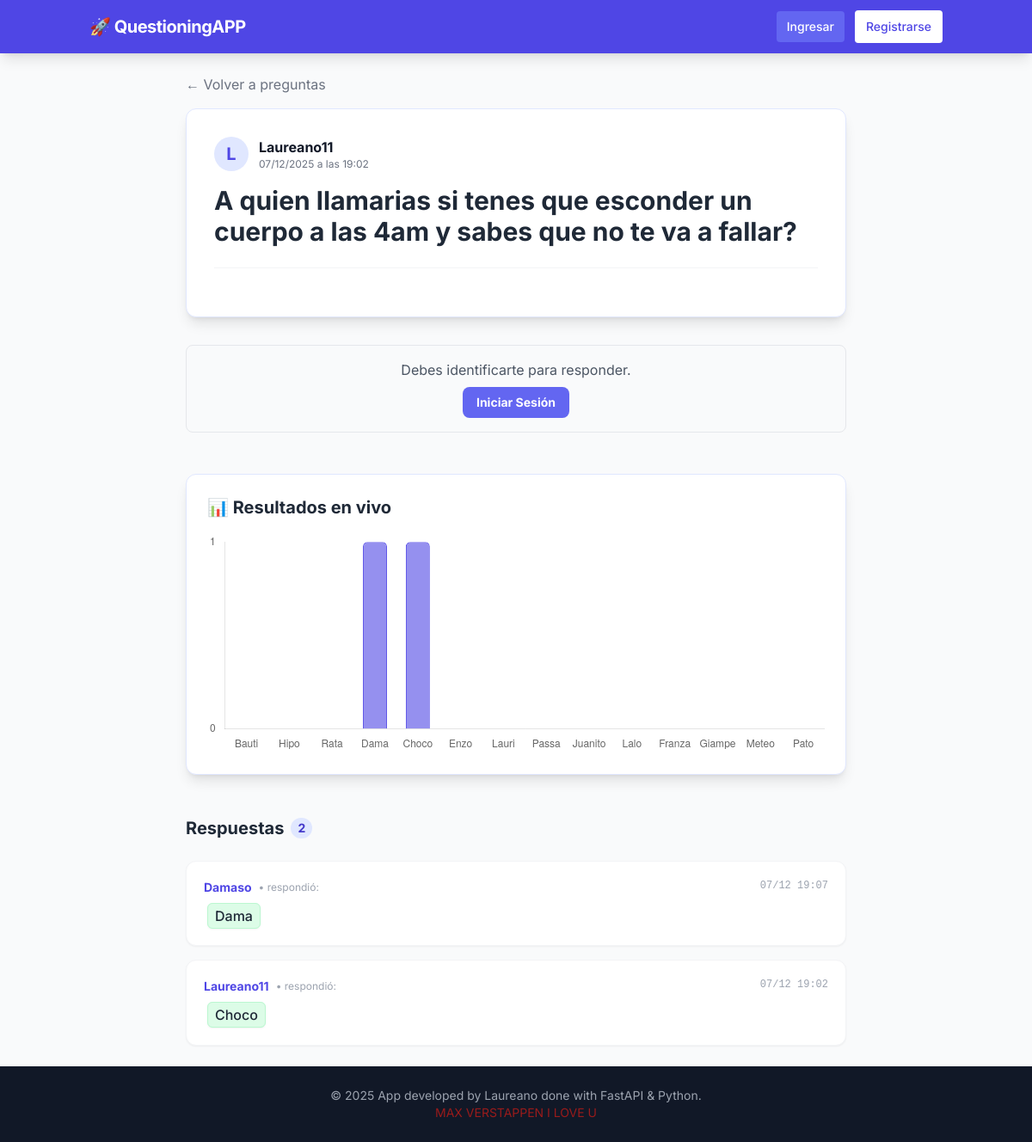
/question/1, run on an earlier commit of the app's database.
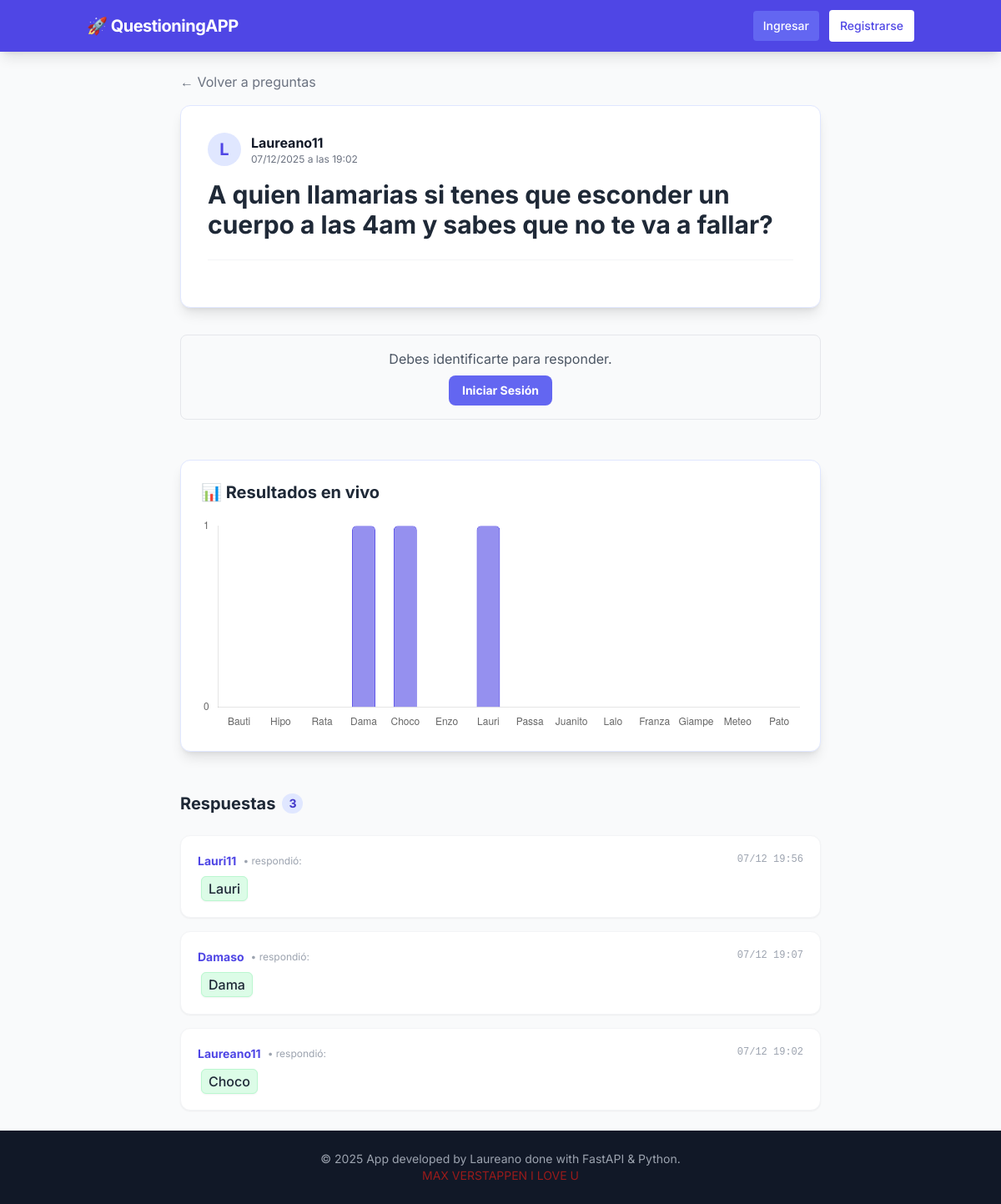
And on a later commit of the database.
### app/models.py (models this page shows)
class Answer(SQLModel, table=True):
    id: Optional[int] = Field(default=None, primary_key=True)
    content: str = Field(index=True)
    uploaded_at: datetime = Field(default=datetime.now())
    question_id: int = Field(default=None, foreign_key="question.id")
    uploaded_by: str= Field(default="Anonimo 👻")

### app/routers/questions.py (the view)
@router.get("/question/{question_id}", response_class=HTMLResponse)
async def question_detail(
        request: Request,
        question_id: int,  # FastAPI extrae este número de la URL
        session: Session = Depends(get_session)
):
    question = session.get(Question, question_id)
    if not question:
        raise HTTPException(status_code=404, detail="Pregunta no encontrada")
    query = select(Answer).where(Answer.question_id == question_id).order_by(Answer.uploaded_at.desc())
    answers = session.exec(query).all()
    opciones = ["Bauti", "Hipo", "Rata", "Dama","Choco", "Enzo","Lauri", "Passa", "Juanito", "Lalo", "Franza", "Giampe", "Meteo", "Pato"]
    conteos = {nombre: 0 for nombre in opciones}
    for answer in answers:
        seleccionados = answer.content.split(", ")
        for persona in seleccionados:
            if persona in conteos:
                conteos[persona] += 1
    lista_votos = [conteos[nombre] for nombre in opciones]
    return templates.TemplateResponse("questioninfo.html", {
        "request": request,
        "question": question,
        "answers": answers,
        "opciones": opciones,
        "votos": lista_votos
    })

### app/templates/questioninfo.html (shortened to what the changed rows need)
{% extends "base.html" %}
{% block content %}
<div class="max-w-3xl mx-auto">
    <div class="bg-white p-8 rounded-xl shadow-lg border border-indigo-100 mb-8">
        <h1 class="text-2xl md:text-3xl font-bold text-gray-800 mb-6 leading-relaxed">
            {{ question.content }}
        </h1>
    </div>
{% if answers %}
<div class="mt-12 mb-8">
    <div class="bg-white p-6 rounded-xl shadow-lg border border-indigo-100">
        <h3 class="text-xl font-bold text-gray-800 mb-4 flex items-center gap-2">
            📊 Resultados en vivo
        </h3>
        <div class="relative h-64 w-full">
            <canvas id="myChart"></canvas>
        </div>
    </div>
</div>
{% endif %}
    <div class="mt-12">
    <h3 class="text-xl font-bold text-gray-800 mb-6 flex items-center gap-2">
        Respuestas
        <span class="bg-indigo-100 text-indigo-700 text-sm py-0.5 px-2 rounded-full">{{ answers|length }}</span>
    </h3>
    <div class="space-y-4">
        {% for answer in answers %}
        <div class="bg-white p-5 rounded-xl shadow-sm border border-gray-100 hover:border-indigo-100 transition">
            <div class="flex justify-between items-start mb-2">
                <div class="flex items-center gap-2">
                    <span class="font-bold text-indigo-600 text-sm">{{ answer.uploaded_by }}</span>
                    <span class="text-gray-400 text-xs">• respondió:</span>
                </div>
                <span class="text-xs text-gray-400 font-mono">
                    {{ answer.uploaded_at.strftime('%d/%m %H:%M') }}
                </span>
            </div>
            <div class="text-gray-800 font-medium text-lg leading-relaxed">
                <span class="bg-green-100 text-gray-800 px-2 py-1 rounded-md text-base mx-1 border border-green-200 shadow-sm">
                    {{ answer.content }}
                </span>
            </div>
        </div>
        {% else %}
        <div class="text-center py-12 bg-gray-50 rounded-xl border border-dashed border-gray-300">
            <div class="text-4xl mb-2">🦗</div>
            <p class="text-gray-500 font-medium">¡Cri cri! Nadie ha respondido todavía.</p>
            <p class="text-sm text-gray-400">Sé el primero en mojarte.</p>
        </div>
        {% endfor %}
    </div>
</div>
</div>
<script>
    // 2. Obtener el contexto del lienzo
    const ctx = document.getElementById('myChart');
    // 3. Crear el gráfico
    // OJO: Usamos 'tojson' para que Jinja convierta la lista Python a Javascript
    new Chart(ctx, {
        type: 'bar', // Tipo de gráfico (barras)
        data: {
            labels: {{ opciones | tojson }}, // Nombres (Eje X)
            datasets: [{
                label: 'Votos',
                data: {{ votos | tojson }},  // Números (Eje Y)
                backgroundColor: 'rgba(79, 70, 229, 0.6)', // Color Indigo (transparente)
                borderColor: 'rgba(79, 70, 229, 1)',       // Borde sólido
                borderWidth: 1,
                borderRadius: 5, // Bordes redondeados en las barras
                barPercentage: 0.7
            }]
        },
        options: {
            responsive: true,
            maintainAspectRatio: false,
            scales: {
                y: {
                    beginAtZero: true,
                    ticks: {
                        stepSize: 1 // Para que no muestre decimales (1.5 votos no existe)
                    },
                    grid: {
                        display: false // Quita las lineas de fondo para que sea más limpio
                    }
                },
                x: {
                    grid: {
                        display: false
                    }
                }
            },
            plugins: {
                legend: {
                    display: false // Ocultamos la leyenda porque es obvia
                }
            }
        }
    });
</script>
{% endblock %}

What changed in the data, as far as the page shows it:
added Answer: uploaded_by "Lauri11", uploaded_at "07/12 19:56", content "Lauri"
Also different on the page:
chart data {{ votos | tojson }}: [0, 0, 0, 1, 1, 0, 0, 0, 0, 0, 0, 0, 0, 0] → [0, 0, 0, 1, 1, 0, 1, 0, 0, 0, 0, 0, 0, 0]
{{ answers|length }}: "2" → "3"
